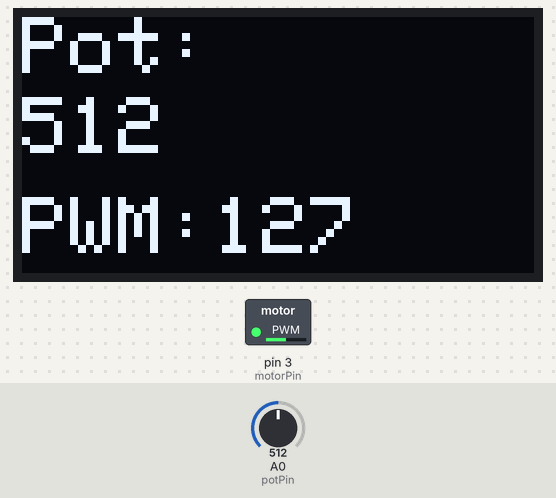
A sketch run on a simulated Arduino Uno, built with avr-gcc and run on an emulated ATmega328P. Parts: 128×64 one-colour display, switched loads named in the sketch (green lamp = pin HIGH). The inputs (shaded band) are chosen by the test bench; at power-on: A0 (potPin) = 512. What the sketch prints to the serial monitor is not drawn.

Above: at 1.2 s.
1.3 s: A0 (potPin) set to 122
At 2.2 s:
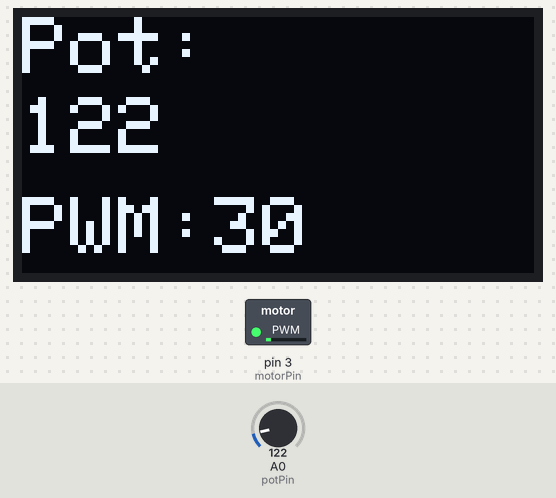
2.8 s: A0 (potPin) set to 716
At 4.0 s:
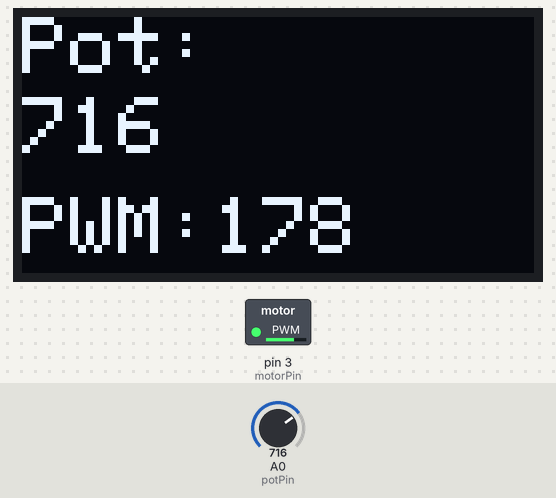
4.3 s: A0 (potPin) set to 900
At 5.6 s:
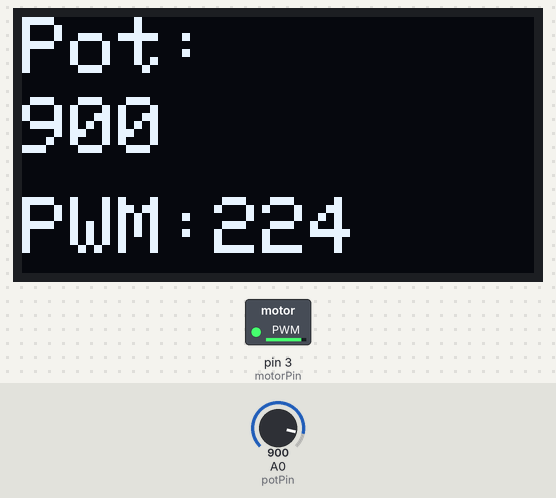
5.9 s: A0 (potPin) set to 0
At 7.1 s:
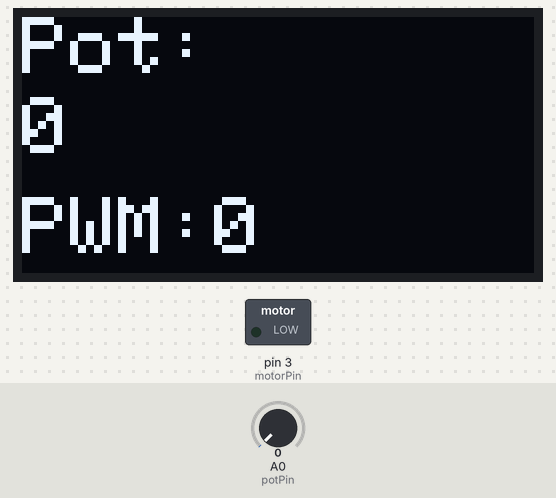
7.4 s: A0 (potPin) set to 3
At 8.6 s:
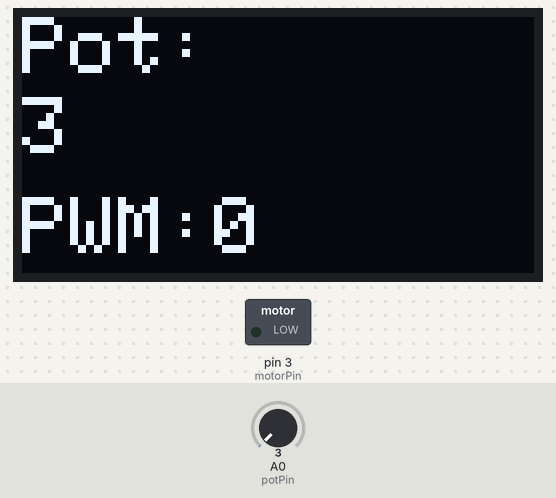
8.9 s: A0 (potPin) set to 6
At 10.3 s:
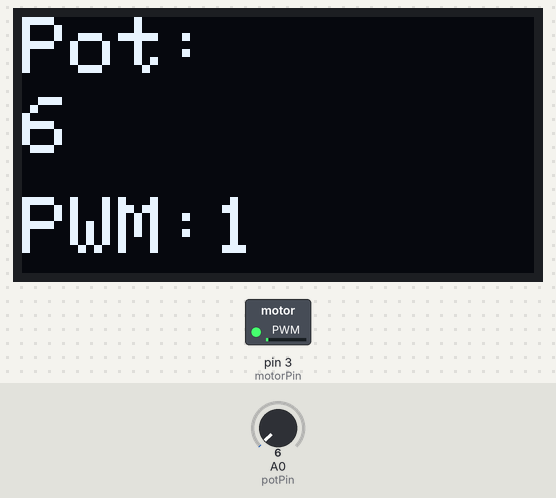
Timing chart, 0 to 11.4 s (numbered marks = the images above; inputs shaded):
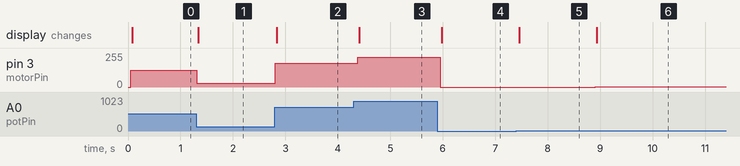

The sketch:

pwm_fan_controller.ino
```cpp
#include <Wire.h>
#include <Adafruit_GFX.h>
#include <Adafruit_SSD1306.h>

#define SCREEN_WIDTH 128
#define SCREEN_HEIGHT 64

Adafruit_SSD1306 display(SCREEN_WIDTH, SCREEN_HEIGHT, &Wire, -1);

int potPin = A0;
int motorPin = 3;

int potVal = 0;
int pwmVal = 0;

void setup() {
  // put your setup code here, to run once:
  pinMode(motorPin, OUTPUT);

  Serial.begin (9600);

  // OLED initialization
  if(!display.begin(SSD1306_SWITCHCAPVCC, 0x3C)) {
    Serial.println("OLED failed");
    while(true);
  }

  display.clearDisplay();
  display.display();

}

void loop() {
  // read potentiometer
  potVal = analogRead(potPin);

  // convert 0-1023 into 0-255 for PWM
  pwmVal = map(potVal, 0, 1023, 0, 255);

  // send PWM to motor
  analogWrite(motorPin, pwmVal);

  // print to serial monitor
  Serial.print("Potentiometer: ");
  Serial.print(potVal);

  Serial.print("  PWM: ");
  Serial.println(pwmVal);

  // OLED Display
  display.clearDisplay();

  display.setTextSize(2);
  display.setTextColor(SSD1306_WHITE);

  display.setCursor(0,0);
  display.print("Pot:");

  display.setCursor(0,20);
  display.print(potVal);

  display.setCursor(0,45);
  display.print("PWM:");
  display.print(pwmVal);

  display.display();

  delay(50);


}
```

Measured:
- after the input at 1.3 s, pin 3 (motorPin): 127/255 → 30/255 at once; the display: changes at once (image 1)
- after the input at 2.8 s, pin 3 (motorPin): 30/255 → 178/255 at once; the display: changes at once (image 2)
- after the input at 4.3 s, pin 3 (motorPin): 178/255 → 224/255 after 0.08 s; the display: changes after 0.11 s (image 3)
- after the input at 5.9 s, pin 3 (motorPin): 224/255 → 0/255 after 0.05 s; the display: changes after 0.08 s (image 4)
- after the input at 7.4 s, the display: changes after 0.06 s (image 5)
- after the input at 8.9 s, pin 3 (motorPin): 0/255 → 1/255 at once; the display: changes at once (image 6)
